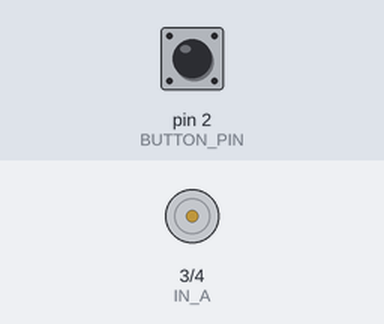
The sketch below on a simulated Arduino Uno, built with avr-gcc and run on an emulated ATmega328P. On the bench: motor-driver pin pairs drawn as motors (green arrow = first pin HIGH = forward, orange = second pin HIGH = backward, longer = more drive, scaled by the enable pin). The test bench sets the inputs (shaded band); at power-on: pin 2 (BUTTON_PIN) HIGH.

Above: at 1.2 s.
1.3 s: pin 2 (BUTTON_PIN) pulled LOW for 0.15 s
At 1.9 s:
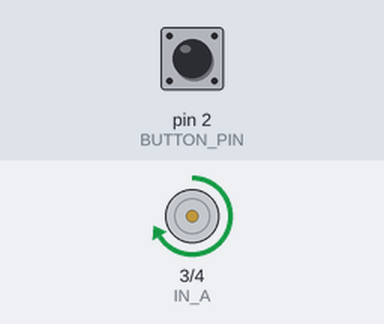
2.9 s: pin 2 (BUTTON_PIN) pulled LOW for 1 s
At 4.3 s:
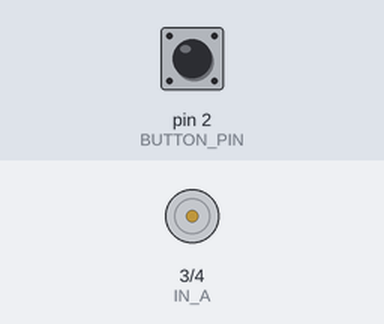
5.4 s: pin 2 (BUTTON_PIN) pulled LOW for 3.2 s
At 6.2 s:
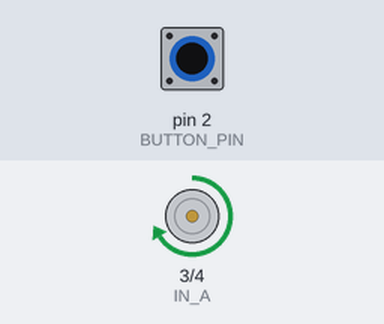
Timing chart, 0 to 8.4 s (numbered marks = the images above; inputs shaded):
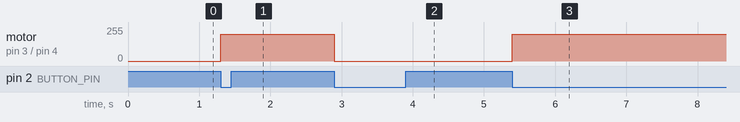

The sketch:

m6_button_fan.ino
```cpp
// Mission 6 · Button Fan
// Press the button to turn the fan on. Press again to turn it off.
//
// L293D motor driver chip connections:
//   ENABLE (pin 1 of L293D) → Arduino pin 5  (PWM speed control)
//   IN_A   (pin 2 of L293D) → Arduino pin 3  (direction)
//   IN_B   (pin 7 of L293D) → Arduino pin 4  (direction)
//
// Button → Arduino pin 2 (other leg to GND, INPUT_PULLUP active)
// Motor power: use the 9V power module on the breadboard.

#define ENABLE 5   // PWM speed pin → L293D pin 1
#define IN_A   3   // direction pin A → L293D pin 2
#define IN_B   4   // direction pin B → L293D pin 7

#define BUTTON_PIN 2   // push button (press to GND)

bool fanOn = false;          // is the fan running?
bool lastButtonState = HIGH; // previous button reading

void setup() {
  pinMode(ENABLE, OUTPUT);
  pinMode(IN_A,   OUTPUT);
  pinMode(IN_B,   OUTPUT);
  pinMode(BUTTON_PIN, INPUT_PULLUP);  // internal pull-up; not pressed = HIGH

  // Start with fan off
  analogWrite(ENABLE, 0);
  digitalWrite(IN_A, LOW);
  digitalWrite(IN_B, LOW);
}

void loop() {
  bool buttonState = digitalRead(BUTTON_PIN);

  // Detect the moment the button is pressed (HIGH → LOW edge)
  if (lastButtonState == HIGH && buttonState == LOW) {
    fanOn = !fanOn;   // toggle: if it was on, turn it off; if off, turn on

    if (fanOn) {
      digitalWrite(IN_A, HIGH);  // set spin direction
      digitalWrite(IN_B, LOW);
      analogWrite(ENABLE, 200);  // spin at ~78% speed (0–255)
    } else {
      analogWrite(ENABLE, 0);    // stop the motor
    }

    delay(50);  // small pause to ignore button bounce
  }

  lastButtonState = buttonState;
}
```

Measured:
- after the input at 1.3 s, motor on pin 3 (IN_A) / pin 4 (IN_B): stopped → forward 200/255 at once
- after the input at 2.9 s, motor on pin 3 (IN_A) / pin 4 (IN_B): forward 200/255 → stopped at once
- after the input at 5.4 s, motor on pin 3 (IN_A) / pin 4 (IN_B): stopped → forward 200/255 at once
